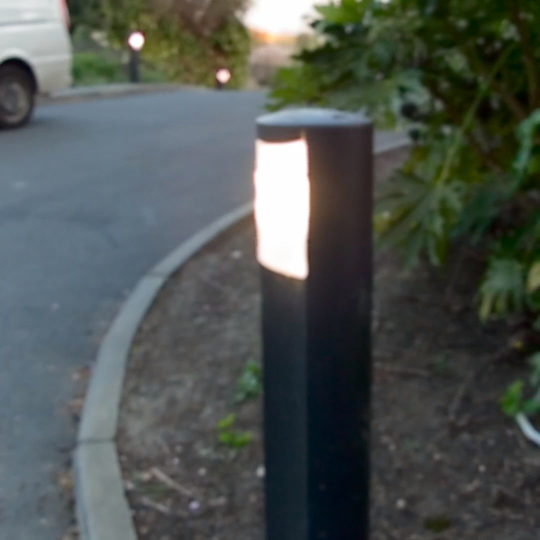
//> input picture OldTests/DeconvLucy/reordered4.jpg, 1080 x 1080 px (shown at 1/2 size)
$ ./deconvlucy   (built with g++ and OpenCV 4)
//> lines starting //> are read from the running program, lines starting //| are printed output that depends on the picture
// deconvlucy.cpp : Defines the entry point for the console application.
//
// ===================================================================================================================================
// ========================================================Lucy-Richardson algorithm ===================================
//
// Author: Tinniam V Ganesh
// Developed 14 May 2012
// File: deconvlucy.cpp
//=====================================================================================================================================
//#include "stdafx.h"
#include "math.h"
#include <cxcore.h>
#include <cv.h>
#include <highgui.h>

#define kappa 10000
int main(int argc, char ** argv)
{
IplImage* im;
IplImage* im_conv_kernel;
IplImage* im_correction;
IplImage* im_new;
IplImage* im_new_est;
IplImage* im1;

char str[80];
int i;
CvMat* cvShowDFT1(IplImage*, int, int,char*);
IplImage* cvShowInvDFT1(IplImage*, CvMat*, int, int,char*);

im1 = cvLoadImage("reordered4.jpg");
//> im1 is the input picture: 1080 rows x 1080 cols, CV_8UC3; mean B, G, R 80.7, 84.5, 78.2
cvNamedWindow("Original-Color", 0);
cvShowImage("Original-Color", im1);
im = cvLoadImage("reordered4.jpg", CV_LOAD_IMAGE_GRAYSCALE );
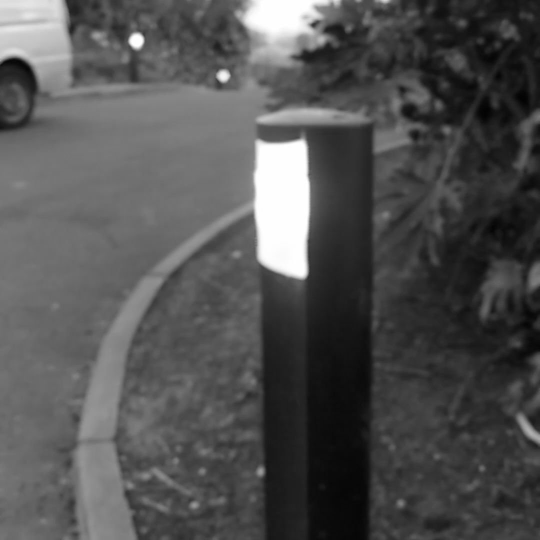
//> im: 1080 rows x 1080 cols, CV_8UC1 (shown at 1/2 size); min 1, max 255, mean 82.2
if( !im )
return -1;

cvNamedWindow("Original-Gray", 0);
cvShowImage("Original-Gray", im);

// fk+1(x,y) = fk(x,y)

for(i=0;i < 10;i++) {

// Convolve f0(x,y)= g(x,y) with blur kernel
// f0(x,y) ** kernel

// Create a blur kernel
//double a[9]={-1,200,1,-1,200,1,-1,200,1};
//double a[9]={0,-1,0,-1,4,-1,0,-1,0};
//double a[9]={-4,40,4,-4,40,4,-4,40,4};
//double a[9]={-1,2,-1,-1,2,-1,-1,2,-1};
double a[9] = {0,40,0,0,40,0,0,40,0};
CvMat kernel1 = cvMat(3,3,CV_32FC1,a);

// Convolve the kernel with the blurred image as the seed i0(x,y) ** k(x,y)
im_conv_kernel= cvCloneImage(im);
cvFilter2D(im,im_conv_kernel,&kernel1,cvPoint(-1,-1));

cvNamedWindow("conv", 0);
cvShowImage("conv", im_conv_kernel);

// Subtract from blurred image. Error correction = b(x,y) - ik(x,y) ** k(x.y)
im_correction = cvCreateImage(cvSize(383,357),8,1);;
//> (the run ends here: the program stops with an error, at `cvSub(im,im_conv_kernel,im_correction, 0);`)
